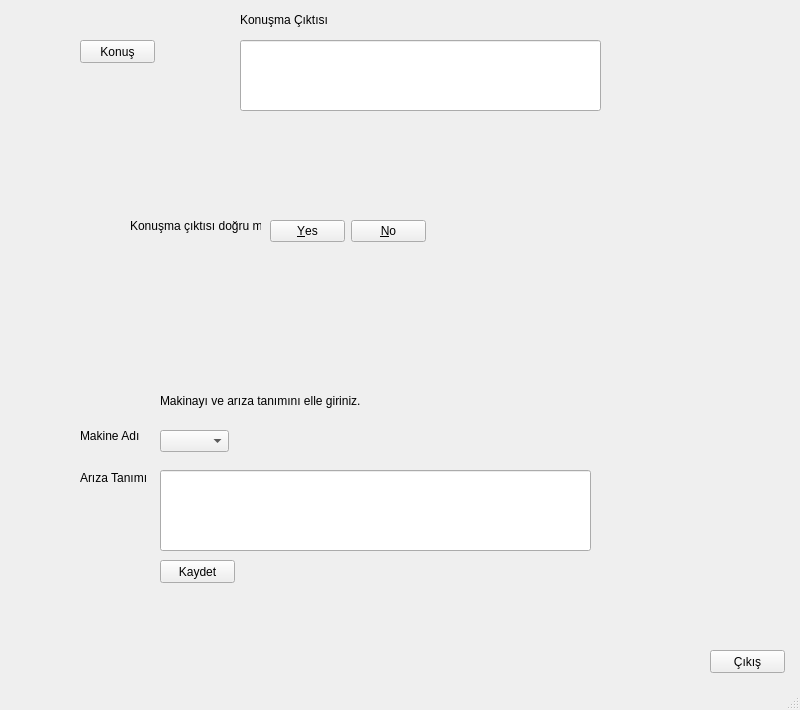
<?xml version="1.0" encoding="UTF-8"?>
<ui version="4.0">
 <class>MainWindow</class>
 <widget class="QMainWindow" name="MainWindow">
  <property name="geometry">
   <rect>
    <x>0</x>
    <y>0</y>
    <width>800</width>
    <height>710</height>
   </rect>
  </property>
  <property name="windowTitle">
   <string>MainWindow</string>
  </property>
  <widget class="QWidget" name="centralwidget">
   <widget class="QLabel" name="machineName">
    <property name="geometry">
     <rect>
      <x>80</x>
      <y>420</y>
      <width>81</width>
      <height>31</height>
     </rect>
    </property>
    <property name="text">
     <string>Makine Adı</string>
    </property>
   </widget>
   <widget class="QComboBox" name="comboBox">
    <property name="geometry">
     <rect>
      <x>160</x>
      <y>430</y>
      <width>69</width>
      <height>22</height>
     </rect>
    </property>
   </widget>
   <widget class="QLabel" name="faultDefinition">
    <property name="geometry">
     <rect>
      <x>80</x>
      <y>470</y>
      <width>71</width>
      <height>16</height>
     </rect>
    </property>
    <property name="text">
     <string>Arıza Tanımı</string>
    </property>
   </widget>
   <widget class="QLineEdit" name="faultDefinitionManualEntry">
    <property name="geometry">
     <rect>
      <x>160</x>
      <y>470</y>
      <width>431</width>
      <height>81</height>
     </rect>
    </property>
    <property name="dragEnabled">
     <bool>false</bool>
    </property>
   </widget>
   <widget class="QPushButton" name="speakButton">
    <property name="geometry">
     <rect>
      <x>80</x>
      <y>40</y>
      <width>75</width>
      <height>23</height>
     </rect>
    </property>
    <property name="text">
     <string>Konuş</string>
    </property>
   </widget>
   <widget class="QLineEdit" name="speechOutput">
    <property name="enabled">
     <bool>true</bool>
    </property>
    <property name="geometry">
     <rect>
      <x>240</x>
      <y>40</y>
      <width>361</width>
      <height>71</height>
     </rect>
    </property>
    <property name="readOnly">
     <bool>true</bool>
    </property>
   </widget>
   <widget class="QLabel" name="resultOutput">
    <property name="geometry">
     <rect>
      <x>240</x>
      <y>10</y>
      <width>301</width>
      <height>20</height>
     </rect>
    </property>
    <property name="text">
     <string>Konuşma Çıktısı</string>
    </property>
   </widget>
   <widget class="QLabel" name="checkSpeechOutput">
    <property name="geometry">
     <rect>
      <x>130</x>
      <y>200</y>
      <width>131</width>
      <height>51</height>
     </rect>
    </property>
    <property name="text">
     <string>Konuşma çıktısı doğru mu?</string>
    </property>
   </widget>
   <widget class="QDialogButtonBox" name="buttonBox">
    <property name="geometry">
     <rect>
      <x>270</x>
      <y>220</y>
      <width>156</width>
      <height>23</height>
     </rect>
    </property>
    <property name="standardButtons">
     <set>QDialogButtonBox::No|QDialogButtonBox::Yes</set>
    </property>
   </widget>
   <widget class="QPushButton" name="exitButton">
    <property name="geometry">
     <rect>
      <x>710</x>
      <y>650</y>
      <width>75</width>
      <height>23</height>
     </rect>
    </property>
    <property name="text">
     <string>Çıkış</string>
    </property>
   </widget>
   <widget class="QLabel" name="manualEntryText">
    <property name="geometry">
     <rect>
      <x>160</x>
      <y>390</y>
      <width>201</width>
      <height>21</height>
     </rect>
    </property>
    <property name="text">
     <string>Makinayı ve arıza tanımını elle giriniz...</string>
    </property>
   </widget>
   <widget class="QPushButton" name="saveButton">
    <property name="geometry">
     <rect>
      <x>160</x>
      <y>560</y>
      <width>75</width>
      <height>23</height>
     </rect>
    </property>
    <property name="text">
     <string>Kaydet</string>
    </property>
   </widget>
  </widget>
  <widget class="QStatusBar" name="statusbar"/>
 </widget>
 <resources/>
 <connections/>
</ui>
